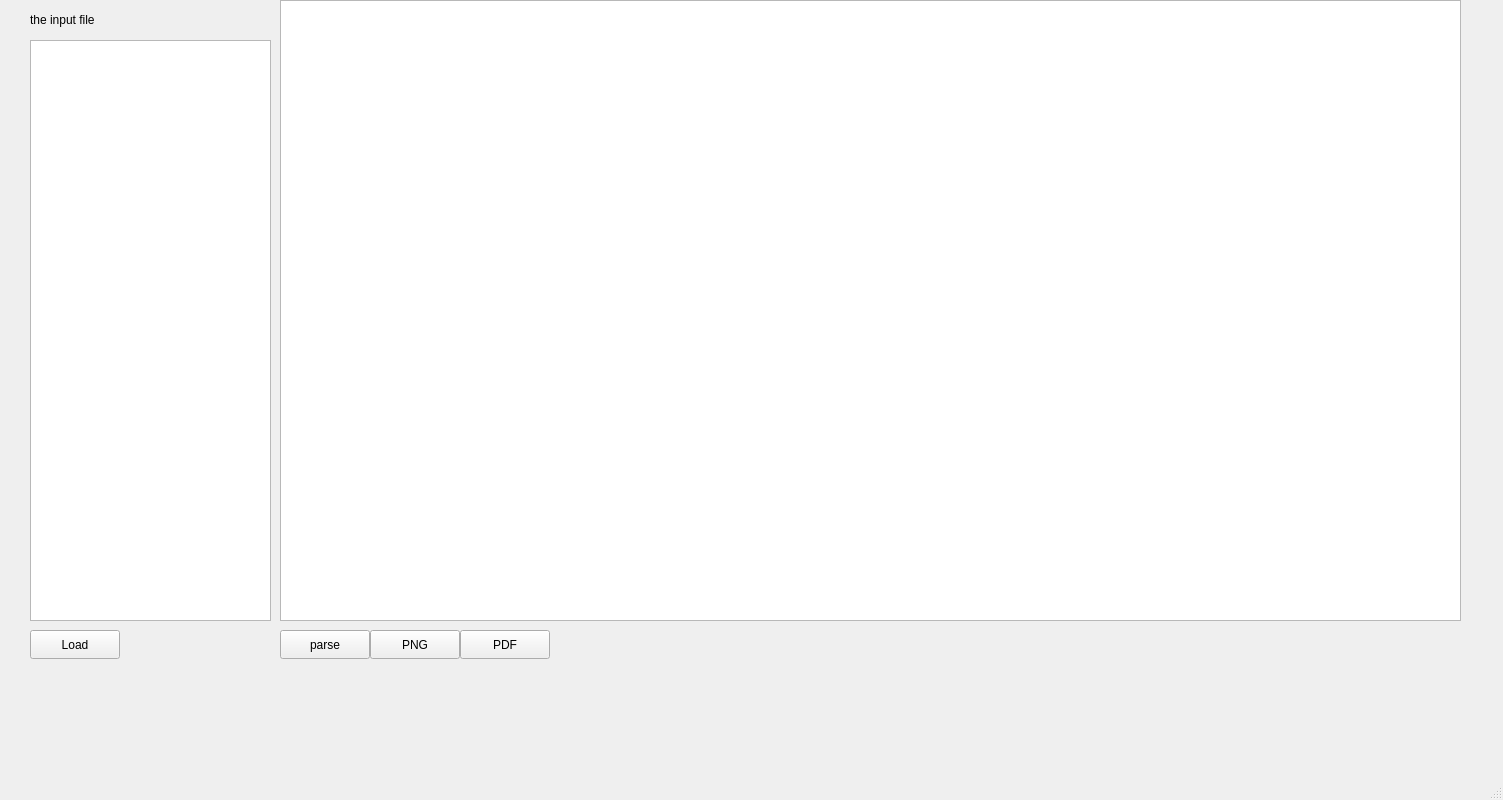
<?xml version="1.0" encoding="UTF-8"?>
<ui version="4.0">
 <class>MainWindow</class>
 <widget class="QMainWindow" name="MainWindow">
  <property name="geometry">
   <rect>
    <x>0</x>
    <y>0</y>
    <width>1503</width>
    <height>800</height>
   </rect>
  </property>
  <property name="windowTitle">
   <string>MainWindow</string>
  </property>
  <widget class="QWidget" name="centralwidget">
   <widget class="QGraphicsView" name="svgView">
    <property name="geometry">
     <rect>
      <x>280</x>
      <y>0</y>
      <width>1181</width>
      <height>621</height>
     </rect>
    </property>
   </widget>
   <widget class="QLabel" name="labelStatus">
    <property name="geometry">
     <rect>
      <x>30</x>
      <y>10</y>
      <width>111</width>
      <height>20</height>
     </rect>
    </property>
    <property name="text">
     <string>the input file</string>
    </property>
   </widget>
   <widget class="QPushButton" name="btnParse">
    <property name="geometry">
     <rect>
      <x>280</x>
      <y>630</y>
      <width>90</width>
      <height>29</height>
     </rect>
    </property>
    <property name="text">
     <string>parse</string>
    </property>
   </widget>
   <widget class="QPushButton" name="btnLoad">
    <property name="geometry">
     <rect>
      <x>30</x>
      <y>630</y>
      <width>90</width>
      <height>29</height>
     </rect>
    </property>
    <property name="text">
     <string>Load</string>
    </property>
   </widget>
   <widget class="QTextEdit" name="textTokens">
    <property name="geometry">
     <rect>
      <x>30</x>
      <y>40</y>
      <width>241</width>
      <height>581</height>
     </rect>
    </property>
   </widget>
   <widget class="QPushButton" name="btnPNG">
    <property name="geometry">
     <rect>
      <x>370</x>
      <y>630</y>
      <width>90</width>
      <height>29</height>
     </rect>
    </property>
    <property name="text">
     <string>PNG</string>
    </property>
   </widget>
   <widget class="QPushButton" name="btnPDF">
    <property name="geometry">
     <rect>
      <x>460</x>
      <y>630</y>
      <width>90</width>
      <height>29</height>
     </rect>
    </property>
    <property name="text">
     <string>PDF</string>
    </property>
   </widget>
  </widget>
  <widget class="QMenuBar" name="menubar">
   <property name="geometry">
    <rect>
     <x>0</x>
     <y>0</y>
     <width>1503</width>
     <height>25</height>
    </rect>
   </property>
  </widget>
  <widget class="QStatusBar" name="statusbar"/>
 </widget>
 <resources/>
 <connections/>
</ui>
